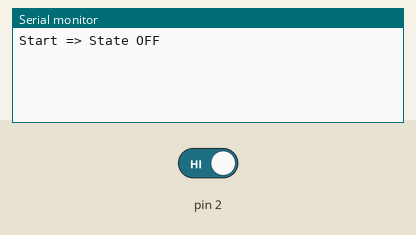
Simulated run of this sketch. Board: Arduino Mega 2560, built with avr-gcc and run on an emulated ATmega2560. Shown: the last lines printed to the serial monitor. Inputs (shaded band) come from the test bench; at power-on: pin 2 HIGH.

Above: at 1.2 s.
1.3 s: pin 2 driven LOW
At 1.9 s:
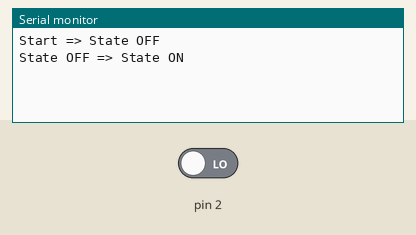
2.8 s: pin 2 driven HIGH
At 3.1 s:
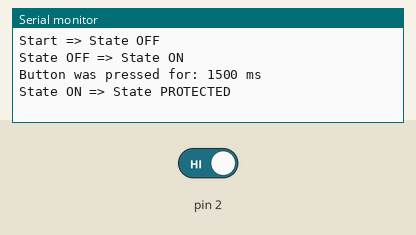

The sketch:

Question_2.ino
```cpp
//**********************************************//
// Constants Definitions                        //
//**********************************************//
#define BTN_DOWN  0
#define BTN_UP    1

#define STATE_OFF       0
#define STATE_ON        1
#define STATE_PROTECTED 2

//**********************************************//
// Functions prototypes                         //
//**********************************************//
void stateMachine();      // function prototype

//**********************************************//
// Global Variables definitions                 //
//**********************************************//
volatile byte btnState = BTN_UP;

void setup() {
  Serial.begin(115200);   // init Arduino Serial
  while(!Serial);         // wait for Serial to be initialized

  DDRE &= ~(1 << INT4);   // set pin to input
  EICRB |= (1 << ISC41) | // set pin to falling edge interrupt
           (0 << ISC40);
  EIFR |= (1 << INT4);    // clear pin interrupt flag
  EIMSK |= (1 << INT4);   // enable pin interrupt

  Serial.println("Start => State OFF");
}

void loop() {
  stateMachine();
}

/* **************************************************** */
/* Function name:        stateMachine                   */
/* Function description: state machine implementation   */
/* Input params:    N/A                                 */
/* Outpu params:    N/A                                 */
/* **************************************************** */
void stateMachine() {
  static uint8_t currentState = STATE_OFF;
  static uint32_t timer = 0;
  static uint32_t btnPressedTime = 0;

  switch (currentState) {
    case STATE_OFF: {
      if (btnState == BTN_DOWN) {
        btnPressedTime = millis();    // set start time for button pressed timer
        currentState = STATE_ON;      // set next state

        Serial.println("State OFF => State ON");
      }
      break;
    }

    case STATE_ON: {
      if (btnState == BTN_UP) {
        uint32_t endTime = millis();    // set end time for button pressed timer
        timer = endTime;                // set start time for next state timer (non blocking delay)
        currentState = STATE_PROTECTED; // set next state

        // print elapsed time with button pressed
        char str[50];
        sprintf(str, "Button was pressed for: %d ms", (uint16_t)(endTime - btnPressedTime));
        Serial.println(str);
        Serial.println("State ON => State PROTECTED");
      }
      break;
    }

    case STATE_PROTECTED: {
      if (millis() - timer >= 10000) {  // check if 10 seconds has passed
        timer = 0;                      // reset timer value
        currentState = STATE_OFF;       // set next state

        Serial.println("State PROTECTED => State ON");
      }
      break;
    }

    default: {
      break;
    }
  }
}

// button was implemented with an active-low switch. Inverted edges!
// also, button has debounce circuitry in hardware
ISR(INT4_vect) {
  if (btnState == BTN_DOWN){
    EICRB &= ~(1 << ISC40);  // set pin to falling edge interrupt
    btnState = BTN_UP;
  }
  else {
    EICRB |= (1 << ISC40);   // set pin to risingg edge interrupt
    btnState = BTN_DOWN;
  }
}
```

Measured:
- after the input at 1.3 s, the serial monitor: prints a new line at once (image 1)
- after the input at 2.8 s, the serial monitor: prints a new line at once (image 2)
